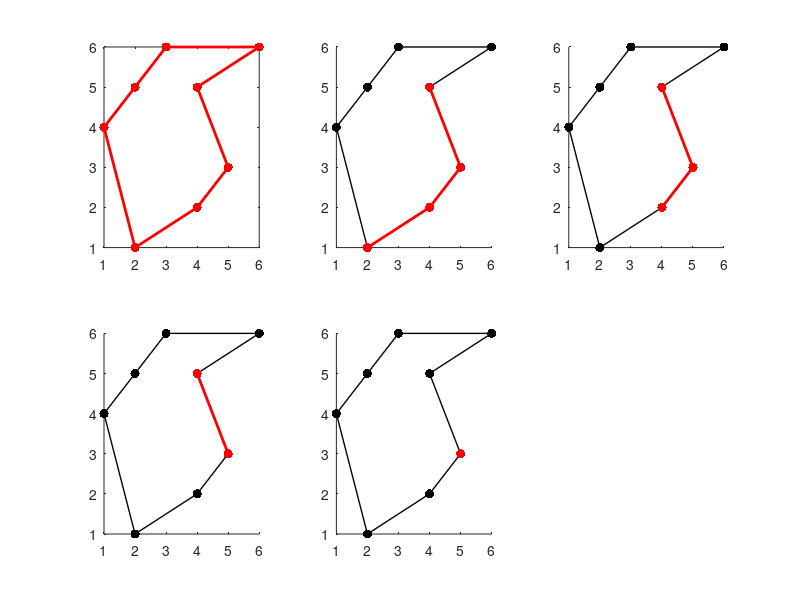

Here is the MATLAB script that generated this plot:
clear all
close all

M = [1 4 ; 2 5 ; 3 6 ; 6 6 ; 4 5 ; 5 3; 4 2 ; 2 1];
X = [M(:,1) ; M(1,1)];
Y = [M(:,2) ; M(1,2)];


figure
subplot(2,3,1); 
plot(X,Y, 'r.-', 'LineWidth',2, 'MarkerSize',20)

ini = 1; fin = 8;

subplot(2,3,2); 
hold on
plot(X,Y, 'k.-', 'LineWidth',1, 'MarkerSize',20)
mid = floor((ini + fin - 1)/2) + 1;
ini = mid;
% plot(X(4:7),Y(4:7), 'r.-', 'LineWidth',2, 'MarkerSize',20)
plot(X(ini:fin),Y(ini:fin), 'r.-', 'LineWidth',2, 'MarkerSize',20)

subplot(2,3,3); 
hold on
plot(X,Y, 'k.-', 'LineWidth',1, 'MarkerSize',20)
mid = floor((ini + fin - 1)/2) + 1;
fin = mid;
plot(X(ini:fin),Y(ini:fin), 'r.-', 'LineWidth',2, 'MarkerSize',20)

subplot(2,3,4); 
hold on
plot(X,Y, 'k.-', 'LineWidth',1, 'MarkerSize',20)
mid = floor((ini + fin - 1)/2) + 1;
fin = mid;
plot(X(ini:fin),Y(ini:fin), 'r.-', 'LineWidth',2, 'MarkerSize',20)

subplot(2,3,5); 
hold on
plot(X,Y, 'k.-', 'LineWidth',1, 'MarkerSize',20)
mid = floor((ini + fin - 1)/2) + 1;
fin = mid;
plot(X(fin),Y(fin), 'r.-', 'LineWidth',2, 'MarkerSize',20)

